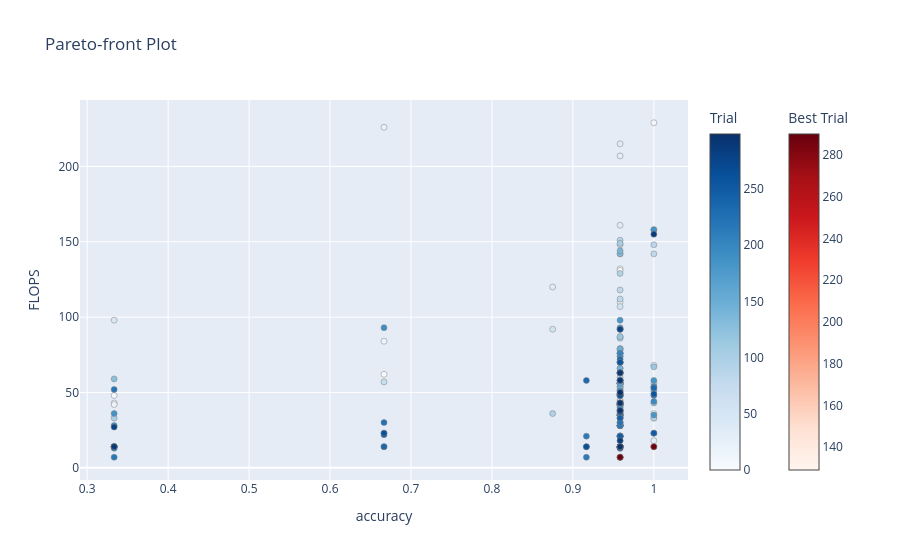

The code cell stored with this chart in its notebook:
### Code cell
fig = optuna.visualization.plot_pareto_front(study, target_names=["accuracy", "FLOPS"])
show(fig)

### Figure 1 — Plotly figure (JSON) as saved in the notebook; plotly's stock layout.template omitted (floating-point values rounded to 4 significant figures; data arrays with more than 128 entries replaced by an {"elided": "..."} marker saying what was removed)
{"data": [{"hovertemplate": "%{text}<extra>Trial</extra>", "marker": {"color": {"elided": "292 int values"}, "colorbar": {"title": {"text": "Trial"}}, "colorscale": [[0, "rgb(247,251,255)"], [0.125, "rgb(222,235,247)"], [0.25, "rgb(198,219,239)"], [0.375, "rgb(158,202,225)"], [0.5, "rgb(107,174,214)"], [0.625, "rgb(66,146,198)"], [0.75, "rgb(33,113,181)"], [0.875, "rgb(8,81,156)"], [1, "rgb(8,48,107)"]], "line": {"color": "Grey", "width": 0.5}}, "mode": "markers", "showlegend": false, "text": {"elided": "292 str values"}, "type": "scatter", "x": {"elided": "292 float values"}, "y": {"elided": "292 int values"}}, {"hovertemplate": "%{text}<extra>Best Trial</extra>", "marker": {"color": [129, 132, 156, 211, 256, 274, 288, 290], "colorbar": {"title": {"text": "Best Trial"}, "x": 1.1, "xpad": 40}, "colorscale": [[0, "rgb(255,245,240)"], [0.125, "rgb(254,224,210)"], [0.25, "rgb(252,187,161)"], [0.375, "rgb(252,146,114)"], [0.5, "rgb(251,106,74)"], [0.625, "rgb(239,59,44)"], [0.75, "rgb(203,24,29)"], [0.875, "rgb(165,15,21)"], [1, "rgb(103,0,13)"]], "line": {"color": "Grey", "width": 0.5}}, "mode": "markers", "showlegend": false, "text": ["{<br>  \"number\": 129,<br>  \"values\": [<br>    0.9583333333333334,<br>    7.0<br>  ],<br>  \"params\": {<br>    \"n_layers\": 1,<br>    \"n_units_l0\": 1,<br>    \"activation_fn\": \"sigmoid\",<br>    \"learning_rate\": 0.042234456147942044,<br>    \"batch_size\": 16<br>  }<br>}", "{<br>  \"number\": 132,<br>  \"values\": [<br>    1.0,<br>    14.0<br>  ],<br>  \"params\": {<br>    \"n_layers\": 1,<br>    \"n_units_l0\": 2,<br>    \"activation_fn\": \"tanh\",<br>    \"learning_rate\": 0.042234456147942044,<br>    \"batch_size\": 32<br>  }<br>}", "{<br>  \"number\": 156,<br>  \"values\": [<br>    0.9583333333333334,<br>    7.0<br>  ],<br>  \"params\": {<br>    \"n_layers\": 1,<br>    \"n_units_l0\": 1,<br>    \"activation_fn\": \"sigmoid\",<br>    \"learning_rate\": 0.042234456147942044,<br>    \"batch_size\": 16<br>  }<br>}", "{<br>  \"number\": 211,<br>  \"values\": [<br>    1.0,<br>    14.0<br>  ],<br>  \"params\": {<br>    \"n_layers\": 1,<br>    \"n_units_l0\": 2,<br>    \"activation_fn\": \"sigmoid\",<br>    \"learning_rate\": 0.0005833273696919411,<br>    \"batch_size\": 16<br>  }<br>}", "{<br>  \"number\": 256,<br>  \"values\": [<br>    0.9583333333333334,<br>    7.0<br>  ],<br>  \"params\": {<br>    \"n_layers\": 1,<br>    \"n_units_l0\": 1,<br>    \"activation_fn\": \"sigmoid\",<br>    \"learning_rate\": 0.03262140091862391,<br>    \"batch_size\": 32<br>  }<br>}", "{<br>  \"number\": 274,<br>  \"values\": [<br>    0.9583333333333334,<br>    7.0<br>  ],<br>  \"params\": {<br>    \"n_layers\": 1,<br>    \"n_units_l0\": 1,<br>    \"activation_fn\": \"sigmoid\",<br>    \"learning_rate\": 0.042234456147942044,<br>    \"batch_size\": 16<br>  }<br>}", "{<br>  \"number\": 288,<br>  \"values\": [<br>    1.0,<br>    14.0<br>  ],<br>  \"params\": {<br>    \"n_layers\": 1,<br>    \"n_units_l0\": 2,<br>    \"activation_fn\": \"tanh\",<br>    \"learning_rate\": 0.03262140091862391,<br>    \"batch_size\": 32<br>  }<br>}", "{<br>  \"number\": 290,<br>  \"values\": [<br>    0.9583333333333334,<br>    7.0<br>  ],<br>  \"params\": {<br>    \"n_layers\": 1,<br>    \"n_units_l0\": 1,<br>    \"activation_fn\": \"sigmoid\",<br>    \"learning_rate\": 0.042234456147942044,<br>    \"batch_size\": 16<br>  }<br>}"], "type": "scatter", "x": [0.9583, 1, 0.9583, 1, 0.9583, 0.9583, 1, 0.9583], "y": [7, 14, 7, 14, 7, 7, 14, 7]}], "layout": {"title": {"text": "Pareto-front Plot"}, "xaxis": {"title": {"text": "accuracy"}}, "yaxis": {"title": {"text": "FLOPS"}}}}
